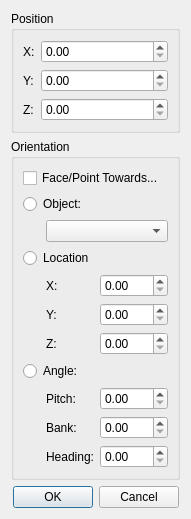
<?xml version="1.0" encoding="UTF-8"?>
<ui version="4.0">
 <class>Dialog</class>
 <widget class="QDialog" name="Dialog">
  <property name="geometry">
   <rect>
    <x>0</x>
    <y>0</y>
    <width>181</width>
    <height>462</height>
   </rect>
  </property>
  <property name="sizePolicy">
   <sizepolicy hsizetype="Fixed" vsizetype="Fixed">
    <horstretch>0</horstretch>
    <verstretch>0</verstretch>
   </sizepolicy>
  </property>
  <property name="windowTitle">
   <string>Object Editor</string>
  </property>
  <layout class="QVBoxLayout" name="verticalLayout_2">
   <item>
    <widget class="QGroupBox" name="groupBox">
     <property name="sizePolicy">
      <sizepolicy hsizetype="Minimum" vsizetype="Minimum">
       <horstretch>0</horstretch>
       <verstretch>0</verstretch>
      </sizepolicy>
     </property>
     <property name="title">
      <string>Position</string>
     </property>
     <layout class="QFormLayout" name="formLayout">
      <item row="0" column="0">
       <widget class="QLabel" name="label">
        <property name="text">
         <string>X:</string>
        </property>
       </widget>
      </item>
      <item row="0" column="1">
       <widget class="QDoubleSpinBox" name="doubleSpinBox"/>
      </item>
      <item row="1" column="0">
       <widget class="QLabel" name="label_2">
        <property name="text">
         <string>Y:</string>
        </property>
       </widget>
      </item>
      <item row="1" column="1">
       <widget class="QDoubleSpinBox" name="doubleSpinBox_2"/>
      </item>
      <item row="2" column="0">
       <widget class="QLabel" name="label_3">
        <property name="text">
         <string>Z:</string>
        </property>
       </widget>
      </item>
      <item row="2" column="1">
       <widget class="QDoubleSpinBox" name="doubleSpinBox_3"/>
      </item>
     </layout>
    </widget>
   </item>
   <item>
    <widget class="QGroupBox" name="groupBox_2">
     <property name="sizePolicy">
      <sizepolicy hsizetype="Minimum" vsizetype="Minimum">
       <horstretch>0</horstretch>
       <verstretch>0</verstretch>
      </sizepolicy>
     </property>
     <property name="title">
      <string>Orientation</string>
     </property>
     <layout class="QVBoxLayout" name="verticalLayout">
      <item>
       <layout class="QGridLayout" name="gridLayout_2" columnstretch="1,2,4">
        <item row="11" column="2">
         <widget class="QDoubleSpinBox" name="doubleSpinBox_9"/>
        </item>
        <item row="10" column="1">
         <widget class="QLabel" name="label_8">
          <property name="text">
           <string>Bank:</string>
          </property>
         </widget>
        </item>
        <item row="11" column="1">
         <widget class="QLabel" name="label_9">
          <property name="text">
           <string>Heading:</string>
          </property>
         </widget>
        </item>
        <item row="10" column="2">
         <widget class="QDoubleSpinBox" name="doubleSpinBox_8"/>
        </item>
        <item row="7" column="2">
         <widget class="QDoubleSpinBox" name="doubleSpinBox_6"/>
        </item>
        <item row="8" column="0" colspan="3">
         <widget class="QRadioButton" name="radioButton_3">
          <property name="text">
           <string>Angle:</string>
          </property>
         </widget>
        </item>
        <item row="9" column="1">
         <widget class="QLabel" name="label_7">
          <property name="text">
           <string>Pitch:</string>
          </property>
         </widget>
        </item>
        <item row="9" column="2">
         <widget class="QDoubleSpinBox" name="doubleSpinBox_7"/>
        </item>
        <item row="2" column="1" colspan="2">
         <widget class="QComboBox" name="comboBox"/>
        </item>
        <item row="2" column="0">
         <spacer name="horizontalSpacer">
          <property name="orientation">
           <enum>Qt::Horizontal</enum>
          </property>
          <property name="sizeHint" stdset="0">
           <size>
            <width>20</width>
            <height>20</height>
           </size>
          </property>
         </spacer>
        </item>
        <item row="0" column="0" colspan="3">
         <widget class="QCheckBox" name="checkBox">
          <property name="minimumSize">
           <size>
            <width>70</width>
            <height>0</height>
           </size>
          </property>
          <property name="text">
           <string>Face/Point Towards...</string>
          </property>
         </widget>
        </item>
        <item row="3" column="0" colspan="3">
         <widget class="QRadioButton" name="radioButton_2">
          <property name="text">
           <string>Location</string>
          </property>
         </widget>
        </item>
        <item row="5" column="1">
         <widget class="QLabel" name="label_4">
          <property name="minimumSize">
           <size>
            <width>10</width>
            <height>0</height>
           </size>
          </property>
          <property name="text">
           <string>X:</string>
          </property>
         </widget>
        </item>
        <item row="5" column="2">
         <widget class="QDoubleSpinBox" name="doubleSpinBox_4"/>
        </item>
        <item row="6" column="1">
         <widget class="QLabel" name="label_5">
          <property name="minimumSize">
           <size>
            <width>10</width>
            <height>0</height>
           </size>
          </property>
          <property name="text">
           <string>Y:</string>
          </property>
         </widget>
        </item>
        <item row="6" column="2">
         <widget class="QDoubleSpinBox" name="doubleSpinBox_5"/>
        </item>
        <item row="1" column="0" colspan="3">
         <widget class="QRadioButton" name="radioButton">
          <property name="text">
           <string>Object:</string>
          </property>
         </widget>
        </item>
        <item row="7" column="1">
         <widget class="QLabel" name="label_6">
          <property name="minimumSize">
           <size>
            <width>10</width>
            <height>0</height>
           </size>
          </property>
          <property name="text">
           <string>Z:</string>
          </property>
         </widget>
        </item>
       </layout>
      </item>
     </layout>
    </widget>
   </item>
   <item>
    <widget class="QDialogButtonBox" name="buttonBox">
     <property name="orientation">
      <enum>Qt::Horizontal</enum>
     </property>
     <property name="standardButtons">
      <set>QDialogButtonBox::Cancel|QDialogButtonBox::Ok</set>
     </property>
     <property name="centerButtons">
      <bool>true</bool>
     </property>
    </widget>
   </item>
  </layout>
  <zorder>buttonBox</zorder>
  <zorder>groupBox</zorder>
  <zorder>groupBox_2</zorder>
 </widget>
 <resources/>
 <connections>
  <connection>
   <sender>buttonBox</sender>
   <signal>accepted()</signal>
   <receiver>Dialog</receiver>
   <slot>accept()</slot>
   <hints>
    <hint type="sourcelabel">
     <x>248</x>
     <y>254</y>
    </hint>
    <hint type="destinationlabel">
     <x>157</x>
     <y>274</y>
    </hint>
   </hints>
  </connection>
  <connection>
   <sender>buttonBox</sender>
   <signal>rejected()</signal>
   <receiver>Dialog</receiver>
   <slot>reject()</slot>
   <hints>
    <hint type="sourcelabel">
     <x>316</x>
     <y>260</y>
    </hint>
    <hint type="destinationlabel">
     <x>286</x>
     <y>274</y>
    </hint>
   </hints>
  </connection>
 </connections>
</ui>
